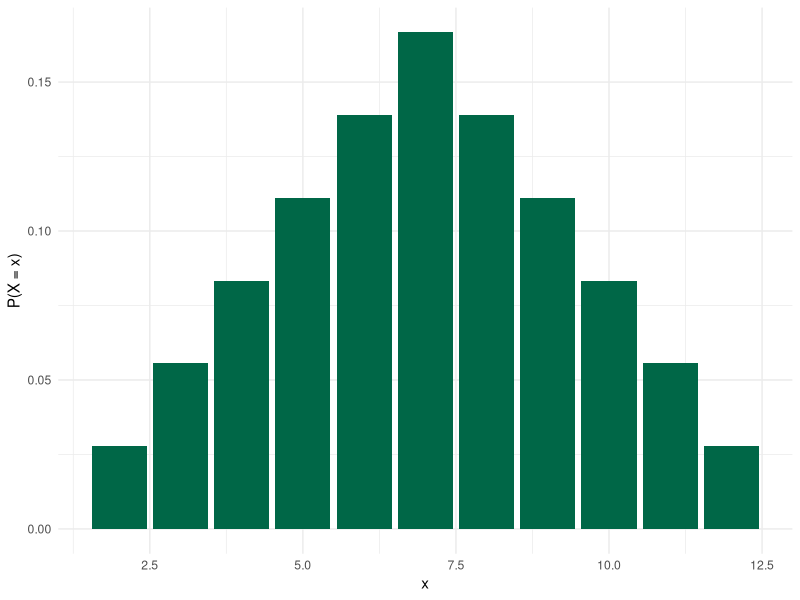
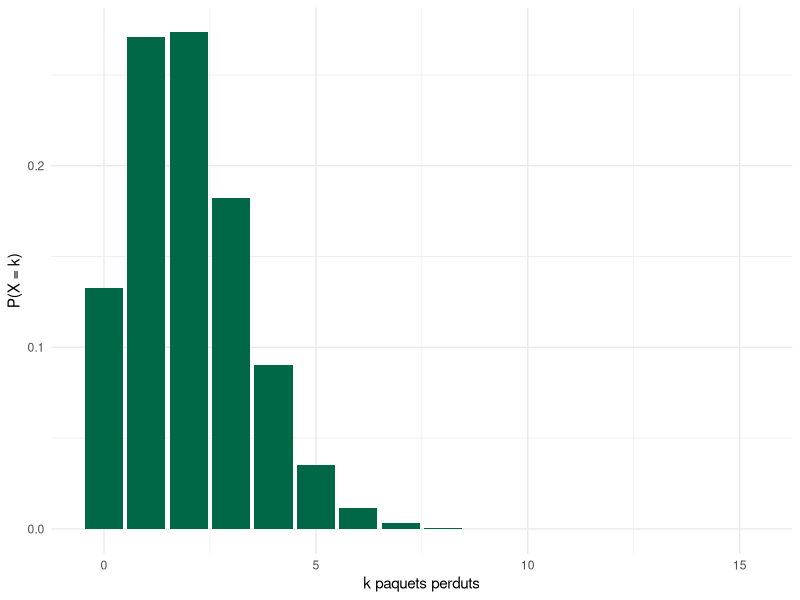
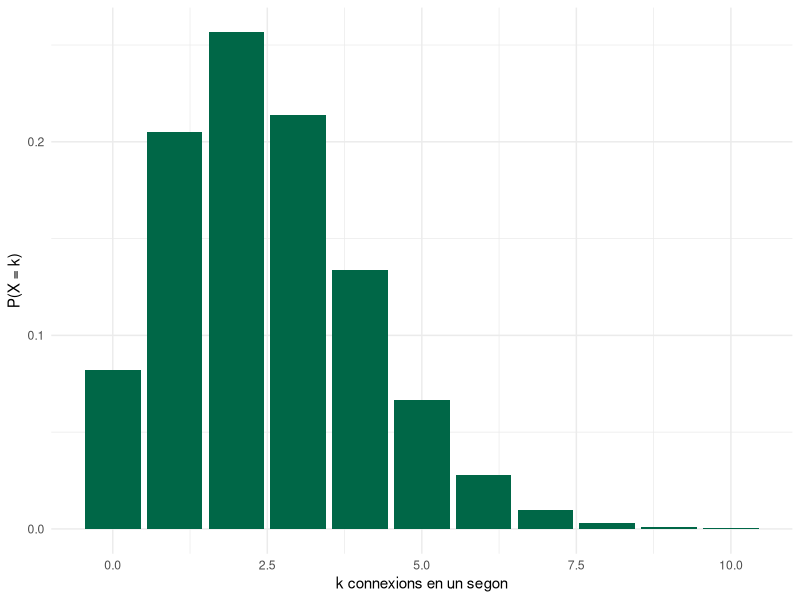

Recreate these plots in R, in order. (Note: this script raises an error after producing the figures.)
## ---- chunk 1
#| include: false
library(tidyverse)
has_pkg <- function(p) requireNamespace(p, quietly = TRUE)
set.seed(2026)
## ---- chunk 2
resultats <- expand.grid(dau1 = 1:6, dau2 = 1:6)
resultats$suma <- resultats$dau1 + resultats$dau2

taula <- prop.table(table(resultats$suma))
round(taula, 4)

tibble(x = as.integer(names(taula)), p = as.numeric(taula)) |>
  ggplot(aes(x, p)) +
  geom_col(fill = "#006747") +
  labs(x = "x", y = "P(X = x)") +
  theme_minimal()
## ---- chunk 3
resultats <- expand.grid(dau1 = 1:6, dau2 = 1:6)
resultats$suma <- resultats$dau1 + resultats$dau2

table(resultats$suma)
## ---- chunk 4
x <- c(1, -1); px <- c(18/37, 19/37)
EX <- sum(x * px); VX <- sum((x - EX)^2 * px)

y <- c(35, -1); py <- c(1/37, 36/37)
EY <- sum(y * py); VY <- sum((y - EY)^2 * py)

c(EX = EX, VarX = VX, EY = EY, VarY = VY)
## ---- chunk 5
n <- 100; p <- 0.02
c(esperanca = n * p, variancia = n * p * (1 - p))
## ---- chunk 6
# Càlcul exacte
1 - pbinom(5, size = n, prob = p)

# Simulació Monte Carlo
set.seed(123)
B <- 100000
x <- rbinom(B, size = n, prob = p)
mean(x > 5)
mean(x)
var(x)
## ---- chunk 7
tibble(k = 0:15, p = dbinom(0:15, size = 100, prob = 0.02)) |>
  ggplot(aes(k, p)) +
  geom_col(fill = "#006747") +
  labs(x = "k paquets perduts", y = "P(X = k)") +
  theme_minimal()
## ---- chunk 8
p <- 0.8
c(esperanca = (1 - p) / p)
c(P_X0 = dgeom(0, p), P_X1 = dgeom(1, p), P_Xge3 = 1 - pgeom(2, p))
## ---- chunk 9
p <- 0.8

# P(X = k), on X = fracassos abans del primer èxit
dgeom(0:5, prob = p)

# Simulació
set.seed(123)
x <- rgeom(100000, prob = p)
mean(x)
var(x)
## ---- chunk 10
lambda <- 2.5
dpois(0:2, lambda)
## ---- chunk 11
lambda <- 2.5

# Probabilitats puntuals
round(dpois(0:8, lambda = lambda), 3)

# Probabilitat de 3 o més connexions
1 - ppois(2, lambda = lambda)

# Si l'interval és de 2 segons, lambda es multiplica per 2
1 - dpois(0, lambda = 2 * lambda)
## ---- chunk 12
tibble(k = 0:10, p = dpois(0:10, lambda = 2.5)) |>
  ggplot(aes(k, p)) +
  geom_col(fill = "#006747") +
  labs(x = "k connexions en un segon", y = "P(X = k)") +
  theme_minimal()
## ---- chunk 13
1 - ppois(7, 2.5)
## ---- chunk 14
lambda <- 2.5
k <- 0
while (1 - ppois(k, lambda) >= 0.01) k <- k + 1
k
1 - ppois(k, lambda)
## ---- chunk 15
set.seed(123)
B <- 100000

# Simulem 100000 segons d'activitat d'un servidor
connexions <- rpois(B, lambda = 2.5)

mean(connexions >= 3)
mean(connexions >= 8)
mean(connexions)
var(connexions)
## ---- chunk 16
#| eval: !expr has_pkg("furrr")
library(future)
library(furrr)

plan(multisession, workers = 4)

simula_prob_cua <- function(i) {
  x <- rpois(100000, lambda = 2.5)
  mean(x >= 8)
}

set.seed(123)
resultats <- future_map_dbl(1:100, simula_prob_cua)

mean(resultats)
sd(resultats)
